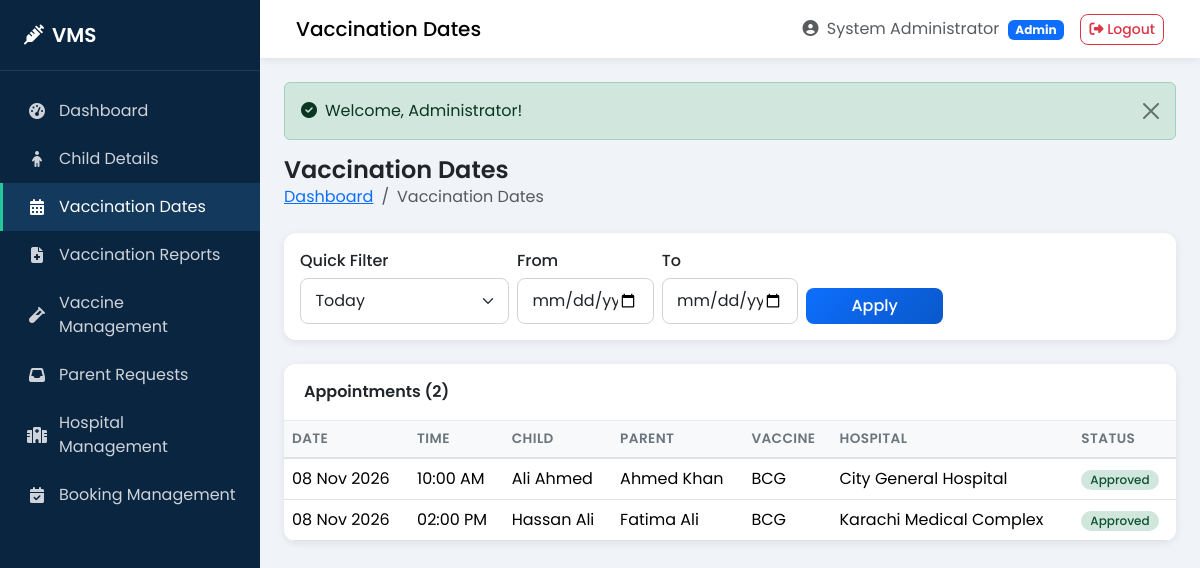
Screenshot of /admin/vaccination-dates.php (signed in) with the database file from the repository.
### tables this page shows
CREATE TABLE `appointments` (
  `id` int(11) NOT NULL AUTO_INCREMENT,
  `parent_id` int(11) NOT NULL,
  `child_id` int(11) NOT NULL,
  `hospital_id` int(11) NOT NULL,
  `vaccine_id` int(11) NOT NULL,
  `appointment_date` date NOT NULL,
  `appointment_time` time NOT NULL,
  `status` enum('pending','approved','rejected','completed','cancelled') NOT NULL DEFAULT 'pending',
  `notes` text DEFAULT NULL,
  `admin_notes` text DEFAULT NULL,
  `created_at` timestamp NOT NULL DEFAULT CURRENT_TIMESTAMP,
  `updated_at` timestamp NOT NULL DEFAULT CURRENT_TIMESTAMP ON UPDATE CURRENT_TIMESTAMP,
  PRIMARY KEY (`id`),
  KEY `parent_id` (`parent_id`),
  KEY `child_id` (`child_id`),
  KEY `hospital_id` (`hospital_id`),
  KEY `vaccine_id` (`vaccine_id`),
  KEY `idx_appointment_date` (`appointment_date`),
  KEY `idx_status` (`status`),
  CONSTRAINT `appointments_ibfk_1` FOREIGN KEY (`parent_id`) REFERENCES `parents` (`id`) ON DELETE CASCADE ON UPDATE CASCADE,
  CONSTRAINT `appointments_ibfk_2` FOREIGN KEY (`child_id`) REFERENCES `children` (`id`) ON DELETE CASCADE ON UPDATE CASCADE,
  CONSTRAINT `appointments_ibfk_3` FOREIGN KEY (`hospital_id`) REFERENCES `hospitals` (`id`) ON DELETE CASCADE ON UPDATE CASCADE,
  CONSTRAINT `appointments_ibfk_4` FOREIGN KEY (`vaccine_id`) REFERENCES `vaccines` (`id`) ON DELETE CASCADE ON UPDATE CASCADE
);

CREATE TABLE `children` (
  `id` int(11) NOT NULL AUTO_INCREMENT,
  `parent_id` int(11) NOT NULL,
  `full_name` varchar(100) NOT NULL,
  `date_of_birth` date NOT NULL,
  `gender` enum('male','female','other') NOT NULL,
  `blood_group` varchar(5) DEFAULT NULL,
  `cnic` varchar(15) DEFAULT NULL,
  `birth_certificate_no` varchar(50) DEFAULT NULL,
  `status` enum('active','inactive') NOT NULL DEFAULT 'active',
  `created_at` timestamp NOT NULL DEFAULT CURRENT_TIMESTAMP,
  `updated_at` timestamp NOT NULL DEFAULT CURRENT_TIMESTAMP ON UPDATE CURRENT_TIMESTAMP,
  PRIMARY KEY (`id`),
  KEY `parent_id` (`parent_id`),
  CONSTRAINT `children_ibfk_1` FOREIGN KEY (`parent_id`) REFERENCES `parents` (`id`) ON DELETE CASCADE ON UPDATE CASCADE
);

CREATE TABLE `parents` (
  `id` int(11) NOT NULL AUTO_INCREMENT,
  `full_name` varchar(100) NOT NULL,
  `email` varchar(100) NOT NULL,
  `phone` varchar(15) NOT NULL,
  `cnic` varchar(15) DEFAULT NULL,
  `password` varchar(255) NOT NULL,
  `address` text DEFAULT NULL,
  `city` varchar(50) DEFAULT NULL,
  `status` enum('active','inactive') NOT NULL DEFAULT 'active',
  `reset_token` varchar(100) DEFAULT NULL,
  `reset_expires` datetime DEFAULT NULL,
  `created_at` timestamp NOT NULL DEFAULT CURRENT_TIMESTAMP,
  `updated_at` timestamp NOT NULL DEFAULT CURRENT_TIMESTAMP ON UPDATE CURRENT_TIMESTAMP,
  PRIMARY KEY (`id`),
  UNIQUE KEY `email` (`email`),
  UNIQUE KEY `cnic` (`cnic`)
);

CREATE TABLE `vaccines` (
  `id` int(11) NOT NULL AUTO_INCREMENT,
  `name` varchar(100) NOT NULL,
  `description` text DEFAULT NULL,
  `recommended_age` varchar(50) DEFAULT NULL,
  `doses_required` int(11) NOT NULL DEFAULT 1,
  `interval_days` int(11) DEFAULT 0,
  `availability` enum('available','unavailable') NOT NULL DEFAULT 'available',
  `status` enum('active','inactive') NOT NULL DEFAULT 'active',
  `created_at` timestamp NOT NULL DEFAULT CURRENT_TIMESTAMP,
  `updated_at` timestamp NOT NULL DEFAULT CURRENT_TIMESTAMP ON UPDATE CURRENT_TIMESTAMP,
  PRIMARY KEY (`id`)
);

CREATE TABLE `hospitals` (
  `id` int(11) NOT NULL AUTO_INCREMENT,
  `hospital_name` varchar(150) NOT NULL,
  `email` varchar(100) NOT NULL,
  `phone` varchar(15) NOT NULL,
  `address` text NOT NULL,
  `city` varchar(50) NOT NULL,
  `password` varchar(255) NOT NULL,
  `status` enum('active','inactive','pending') NOT NULL DEFAULT 'pending',
  `created_at` timestamp NOT NULL DEFAULT CURRENT_TIMESTAMP,
  `updated_at` timestamp NOT NULL DEFAULT CURRENT_TIMESTAMP ON UPDATE CURRENT_TIMESTAMP,
  PRIMARY KEY (`id`),
  UNIQUE KEY `email` (`email`)
);

### config/config.php (called while the page is built, shortened)
<?php
function url($path = '') {
    return BASE_URL . '/' . ltrim($path, '/');
}
function e($string) {
    return htmlspecialchars($string ?? '', ENT_QUOTES, 'UTF-8');
}

### admin/vaccination-dates.php (the view, shortened to what this page needs)
<?php
require_once __DIR__ . '/../config/db.php';
$filter = $_GET['filter'] ?? 'today';
$date_from = $_GET['date_from'] ?? '';
$date_to = $_GET['date_to'] ?? '';
$where = "1=1";
if ($filter === 'today') {
    $where = "a.appointment_date = CURDATE()";
} elseif ($filter === 'upcoming') {
    $where = "a.appointment_date > CURDATE() AND a.status IN ('pending','approved')";
} elseif ($filter === 'due') {
    $where = "a.appointment_date <= CURDATE() AND a.status IN ('pending','approved')";
} elseif ($filter === 'custom' && $date_from && $date_to) {
    $where = "a.appointment_date BETWEEN ? AND ?";
    $params = [$date_from, $date_to];
    $types = 'ss';
}
$sql = "SELECT a.*, c.full_name AS child_name, p.full_name AS parent_name, v.name AS vaccine_name, h.hospital_name
        FROM appointments a
        JOIN children c ON a.child_id = c.id
        JOIN parents p ON a.parent_id = p.id
        JOIN vaccines v ON a.vaccine_id = v.id
        JOIN hospitals h ON a.hospital_id = h.id
        WHERE $where
        ORDER BY a.appointment_date ASC, a.appointment_time ASC";
$stmt = mysqli_prepare($conn, $sql);
mysqli_stmt_execute($stmt);
$result = mysqli_stmt_get_result($stmt);
$rows = [];
while ($r = mysqli_fetch_assoc($result)) $rows[] = $r;
include __DIR__ . '/../includes/header.php';
?>
<div class="page-header">
    <div>
        <h1>Vaccination Dates</h1>
        <nav aria-label="breadcrumb">
            <ol class="breadcrumb">
                <li class="breadcrumb-item"><a href="<?php echo url('admin/dashboard.php'); ?>">Dashboard</a></li>
                <li class="breadcrumb-item active">Vaccination Dates</li>
            </ol>
        </nav>
    </div>
</div>
<div class="card mb-4">
    <div class="card-body">
        <form method="GET" class="row g-2 align-items-end">
            <div class="col-md-3">
                <label class="form-label">Quick Filter</label>
                <select name="filter" class="form-select" onchange="this.form.submit()">
                    <option value="today" <?php echo $filter==='today'?'selected':''; ?>>Today</option>
                </select>
            </div>
            <div class="col-md-2">
                <label class="form-label">From</label>
                <input type="date" name="date_from" class="form-control" value="<?php echo e($date_from); ?>">
            </div>
            <div class="col-md-2">
                <label class="form-label">To</label>
                <input type="date" name="date_to" class="form-control" value="<?php echo e($date_to); ?>">
            </div>
            <div class="col-md-2">
                <button type="submit" class="btn btn-primary w-100">Apply</button>
            </div>
        </form>
    </div>
</div>
<div class="card">
    <div class="card-header">Appointments (<?php echo count($rows); ?>)</div>
    <div class="table-responsive">
        <table class="table table-hover mb-0">
            <thead>
                <tr>
                    <th>Date</th>
                    <th>Time</th>
                    <th>Child</th>
                    <th>Parent</th>
                    <th>Vaccine</th>
                    <th>Hospital</th>
                    <th>Status</th>
                </tr>
            </thead>
            <tbody>
                <?php if (empty($rows)): ?>
                    <tr><td colspan="7" class="text-center text-muted py-4">No records found</td></tr>
                <?php else: foreach ($rows as $r): ?>
                    <tr>
                        <td><?php echo date('d M Y', strtotime($r['appointment_date'])); ?></td>
                        <td><?php echo date('h:i A', strtotime($r['appointment_time'])); ?></td>
                        <td><?php echo e($r['child_name']); ?></td>
                        <td><?php echo e($r['parent_name']); ?></td>
                        <td><?php echo e($r['vaccine_name']); ?></td>
                        <td><?php echo e($r['hospital_name']); ?></td>
                        <td><span class="badge badge-status badge-<?php echo e($r['status']); ?>"><?php echo ucfirst(e($r['status'])); ?></span></td>
                    </tr>
                <?php endforeach; endif; ?>
            </tbody>
        </table>
    </div>
</div>
<?php include __DIR__ . '/../includes/footer.php'; ?>

### assets/css/style.css (style rules this page uses)
:root { --primary: #0d6efd; --primary-dark: #0a58ca; --teal: #20c997; --teal-dark: #199d76; --green: #198754; --danger: #dc3545; --warning: #ffc107; --dark: #212529; --gray: #6c757d; --light: #f8f9fa; --sidebar-width: 260px; --sidebar-bg: #0a2540; --sidebar-hover: #133a5c; --card-shadow: 0 0.125rem 0.5rem rgba(0,0,0,0.08); --card-shadow-hover: 0 0.5rem 1.5rem rgba(0,0,0,0.12); }
* { box-sizing: border-box; }
body { font-family: 'Poppins', sans-serif; background-color: #f0f4f8; color: var(--dark); margin: 0; min-height: 100vh; }
.card { border: none; border-radius: 0.75rem; box-shadow: var(--card-shadow); }
.card-header { background: #fff; border-bottom: 1px solid #e9ecef; font-weight: 600; border-radius: 0.75rem 0.75rem 0 0 !important; padding: 1rem 1.25rem; }
.table { margin-bottom: 0; }
.table thead th { background: #f8f9fa; font-weight: 600; font-size: 0.85rem; text-transform: uppercase; letter-spacing: 0.03em; color: var(--gray); border-bottom: 2px solid #dee2e6; white-space: nowrap; }
.table td { vertical-align: middle; }
.table-responsive { border-radius: 0 0 0.75rem 0.75rem; }
.badge-status { padding: 0.35em 0.75em; border-radius: 50rem; font-weight: 500; font-size: 0.75rem; }
.badge-approved { background: #d1e7dd; color: #0f5132; }
.btn { border-radius: 0.5rem; font-weight: 500; }
.btn-primary { background: linear-gradient(135deg, #0d6efd, #0a58ca); border: none; }
.form-control, .form-select { border-radius: 0.5rem; border: 1px solid #ced4da; padding: 0.6rem 0.9rem; }
.form-label { font-weight: 500; margin-bottom: 0.35rem; }
.page-header { display: flex; flex-wrap: wrap; justify-content: space-between; align-items: center; margin-bottom: 1.5rem; gap: 1rem; }
.page-header h1 { font-size: 1.5rem; font-weight: 600; margin: 0; }
.breadcrumb { margin-bottom: 0; background: transparent; padding: 0; }

### rows the page displays
appointments: appointment_date "08 Nov 2026", appointment_time "10:00 AM", child.full_name "Ali Ahmed", parent.full_name "Ahmed Khan", vaccine.name "BCG", hospital.hospital_name "City General Hospital", status "Approved"
appointments: appointment_date "08 Nov 2026", appointment_time "02:00 PM", child.full_name "Hassan Ali", parent.full_name "Fatima Ali", vaccine.name "BCG", hospital.hospital_name "Karachi Medical Complex", status "Approved"

### other values shown
$page_title "Vaccination Dates"
$_SESSION['user_name'] "System Administrator"
$_SESSION['role'] "Admin"
$success "Welcome, Administrator!"
count($rows) "2"
